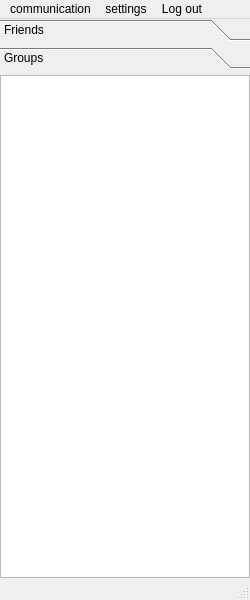
<?xml version="1.0" encoding="UTF-8"?>
<ui version="4.0">
 <class>MainWindow</class>
 <widget class="QMainWindow" name="MainWindow">
  <property name="geometry">
   <rect>
    <x>0</x>
    <y>0</y>
    <width>250</width>
    <height>600</height>
   </rect>
  </property>
  <property name="windowTitle">
   <string>MainWindow</string>
  </property>
  <widget class="QWidget" name="centralwidget">
   <layout class="QVBoxLayout" name="verticalLayout">
    <property name="leftMargin">
     <number>0</number>
    </property>
    <property name="topMargin">
     <number>0</number>
    </property>
    <property name="rightMargin">
     <number>0</number>
    </property>
    <property name="bottomMargin">
     <number>0</number>
    </property>
    <item>
     <widget class="QToolBox" name="toolBox">
      <property name="currentIndex">
       <number>1</number>
      </property>
      <widget class="QWidget" name="friendsPage">
       <property name="geometry">
        <rect>
         <x>0</x>
         <y>0</y>
         <width>250</width>
         <height>481</height>
        </rect>
       </property>
       <attribute name="label">
        <string>Friends</string>
       </attribute>
       <layout class="QVBoxLayout" name="friendLayout">
        <property name="spacing">
         <number>4</number>
        </property>
        <property name="leftMargin">
         <number>0</number>
        </property>
        <property name="topMargin">
         <number>0</number>
        </property>
        <property name="rightMargin">
         <number>0</number>
        </property>
        <property name="bottomMargin">
         <number>0</number>
        </property>
        <item>
         <widget class="QListView" name="fdListView"/>
        </item>
       </layout>
      </widget>
      <widget class="QWidget" name="groupsPage">
       <property name="geometry">
        <rect>
         <x>0</x>
         <y>0</y>
         <width>250</width>
         <height>481</height>
        </rect>
       </property>
       <attribute name="label">
        <string>Groups</string>
       </attribute>
       <layout class="QVBoxLayout" name="groupLayout">
        <property name="spacing">
         <number>4</number>
        </property>
        <property name="leftMargin">
         <number>0</number>
        </property>
        <property name="topMargin">
         <number>0</number>
        </property>
        <property name="rightMargin">
         <number>0</number>
        </property>
        <property name="bottomMargin">
         <number>0</number>
        </property>
        <item>
         <widget class="QListView" name="gpListView"/>
        </item>
       </layout>
      </widget>
     </widget>
    </item>
   </layout>
  </widget>
  <widget class="QMenuBar" name="menubar">
   <property name="geometry">
    <rect>
     <x>0</x>
     <y>0</y>
     <width>250</width>
     <height>26</height>
    </rect>
   </property>
   <widget class="QMenu" name="menuadd">
    <property name="title">
     <string>communication</string>
    </property>
    <property name="icon">
     <iconset resource="res.qrc">
      <normaloff>:/res/add-user.png</normaloff>:/res/add-user.png</iconset>
    </property>
    <addaction name="actionadd_friend_group"/>
    <addaction name="actioncreate_group"/>
   </widget>
   <widget class="QMenu" name="menusettings">
    <property name="title">
     <string>settings</string>
    </property>
    <property name="icon">
     <iconset resource="res.qrc">
      <normaloff>:/res/setting-two.png</normaloff>:/res/setting-two.png</iconset>
    </property>
    <addaction name="actionprofile"/>
   </widget>
   <widget class="QMenu" name="menuLog_out">
    <property name="title">
     <string>Log out</string>
    </property>
    <property name="icon">
     <iconset resource="res.qrc">
      <normaloff>:/res/logout.png</normaloff>:/res/logout.png</iconset>
    </property>
    <addaction name="action_Logout"/>
   </widget>
   <addaction name="menuadd"/>
   <addaction name="menusettings"/>
   <addaction name="menuLog_out"/>
  </widget>
  <widget class="QStatusBar" name="statusbar"/>
  <action name="actionadd_friend_group">
   <property name="icon">
    <iconset resource="res.qrc">
     <normaloff>:/res/people-plus-one.png</normaloff>:/res/people-plus-one.png</iconset>
   </property>
   <property name="text">
    <string>add friend/group</string>
   </property>
   <property name="toolTip">
    <string>add friend/group</string>
   </property>
  </action>
  <action name="actioncreate_group">
   <property name="icon">
    <iconset resource="res.qrc">
     <normaloff>:/res/list-add.png</normaloff>:/res/list-add.png</iconset>
   </property>
   <property name="text">
    <string>create_group</string>
   </property>
   <property name="toolTip">
    <string>create group</string>
   </property>
  </action>
  <action name="actionprofile">
   <property name="icon">
    <iconset resource="res.qrc">
     <normaloff>:/res/me.png</normaloff>:/res/me.png</iconset>
   </property>
   <property name="text">
    <string>profile</string>
   </property>
   <property name="toolTip">
    <string>modify profile</string>
   </property>
  </action>
  <action name="action_Logout">
   <property name="icon">
    <iconset resource="res.qrc">
     <normaloff>:/res/logout.png</normaloff>:/res/logout.png</iconset>
   </property>
   <property name="text">
    <string>Log out</string>
   </property>
  </action>
 </widget>
 <resources>
  <include location="res.qrc"/>
 </resources>
 <connections/>
</ui>
